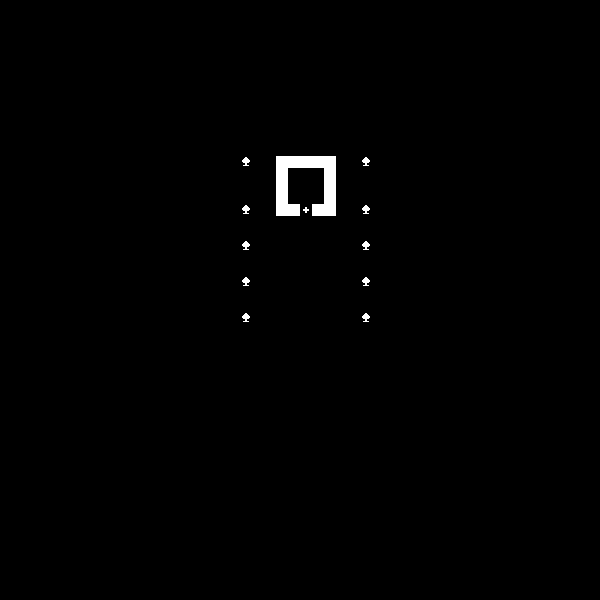

Tiled map render using the project's own tile images. Description and the whole map definition, tile-layer contents included, below:
An orthogonal 50x50 tile map with 12x12 px tiles, 1 tile layer (Tile Layer 1).

<map version="1.10" tiledversion="1.11.2" orientation="orthogonal" renderorder="right-down" width="50" height="50" tilewidth="12" tileheight="12" infinite="0" nextlayerid="2" nextobjectid="1">
 <tileset firstgid="1" source="../assets/tilemap/tilemap.tsx" />
 <layer id="1" name="Tile Layer 1" width="50" height="50">
  <data encoding="csv">
0,0,0,0,0,0,0,0,0,0,0,0,0,0,0,0,0,0,0,0,0,0,0,0,0,0,0,0,0,0,0,0,0,0,0,0,0,0,0,0,0,0,0,0,0,0,0,0,0,0,
0,0,0,0,0,0,0,0,0,0,0,0,0,0,0,0,0,0,0,0,0,0,0,0,0,0,0,0,0,0,0,0,0,0,0,0,0,0,0,0,0,0,0,0,0,0,0,0,0,0,
0,0,0,0,0,0,0,0,0,0,0,0,0,0,0,0,0,0,0,0,0,0,0,0,0,0,0,0,0,0,0,0,0,0,0,0,0,0,0,0,0,0,0,0,0,0,0,0,0,0,
0,0,0,0,0,0,0,0,0,0,0,0,0,0,0,0,0,0,0,0,0,0,0,0,0,0,0,0,0,0,0,0,0,0,0,0,0,0,0,0,0,0,0,0,0,0,0,0,0,0,
0,0,0,0,0,0,0,0,0,0,0,0,0,0,0,0,0,0,0,0,0,0,0,0,0,0,0,0,0,0,0,0,0,0,0,0,0,0,0,0,0,0,0,0,0,0,0,0,0,0,
0,0,0,0,0,0,0,0,0,0,0,0,0,0,0,0,0,0,0,0,0,0,0,0,0,0,0,0,0,0,0,0,0,0,0,0,0,0,0,0,0,0,0,0,0,0,0,0,0,0,
0,0,0,0,0,0,0,0,0,0,0,0,0,0,0,0,0,0,0,0,0,0,0,0,0,0,0,0,0,0,0,0,0,0,0,0,0,0,0,0,0,0,0,0,0,0,0,0,0,0,
0,0,0,0,0,0,0,0,0,0,0,0,0,0,0,0,0,0,0,0,0,0,0,0,0,0,0,0,0,0,0,0,0,0,0,0,0,0,0,0,0,0,0,0,0,0,0,0,0,0,
0,0,0,0,0,0,0,0,0,0,0,0,0,0,0,0,0,0,0,0,0,0,0,0,0,0,0,0,0,0,0,0,0,0,0,0,0,0,0,0,0,0,0,0,0,0,0,0,0,0,
0,0,0,0,0,0,0,0,0,0,0,0,0,0,0,0,0,0,0,0,0,0,0,0,0,0,0,0,0,0,0,0,0,0,0,0,0,0,0,0,0,0,0,0,0,0,0,0,0,0,
0,0,0,0,0,0,0,0,0,0,0,0,0,0,0,0,0,0,0,0,0,0,0,0,0,0,0,0,0,0,0,0,0,0,0,0,0,0,0,0,0,0,0,0,0,0,0,0,0,0,
0,0,0,0,0,0,0,0,0,0,0,0,0,0,0,0,0,0,0,0,0,0,0,0,0,0,0,0,0,0,0,0,0,0,0,0,0,0,0,0,0,0,0,0,0,0,0,0,0,0,
0,0,0,0,0,0,0,0,0,0,0,0,0,0,0,0,0,0,0,0,0,0,0,0,0,0,0,0,0,0,0,0,0,0,0,0,0,0,0,0,0,0,0,0,0,0,0,0,0,0,
0,0,0,0,0,0,0,0,0,0,0,0,0,0,0,0,0,0,0,0,7,0,0,220,220,220,220,220,0,0,7,0,0,0,0,0,0,0,0,0,0,0,0,0,0,0,0,0,0,0,
0,0,0,0,0,0,0,0,0,0,0,0,0,0,0,0,0,0,0,0,0,0,0,220,0,1,0,220,0,0,0,0,0,0,0,0,0,0,0,0,0,0,0,0,0,0,0,0,0,0,
0,0,0,0,0,0,0,0,0,0,0,0,0,0,0,0,0,0,0,0,0,0,0,220,0,1,0,220,0,0,0,0,0,0,0,0,0,0,0,0,0,0,0,0,0,0,0,0,0,0,
0,0,0,0,0,0,0,0,0,0,0,0,0,0,0,0,0,0,0,0,0,0,0,220,0,0,0,220,0,0,0,0,0,0,0,0,0,0,0,0,0,0,0,0,0,0,0,0,0,0,
0,0,0,0,0,0,0,0,0,0,0,0,0,0,0,0,0,0,0,0,7,0,0,220,220,44,220,220,0,0,7,0,0,0,0,0,0,0,0,0,0,0,0,0,0,0,0,0,0,0,
0,0,0,0,0,0,0,0,0,0,0,0,0,0,0,0,0,0,0,0,0,0,0,0,0,0,0,0,0,0,0,0,0,0,0,0,0,0,0,0,0,0,0,0,0,0,0,0,0,0,
0,0,0,0,0,0,0,0,0,0,0,0,0,0,0,0,0,0,0,0,0,0,0,0,0,0,0,0,0,0,0,0,0,0,0,0,0,0,0,0,0,0,0,0,0,0,0,0,0,0,
0,0,0,0,0,0,0,0,0,0,0,0,0,0,0,0,0,0,0,0,7,0,0,0,0,0,0,0,0,0,7,0,0,0,0,0,0,0,0,0,0,0,0,0,0,0,0,0,0,0,
0,0,0,0,0,0,0,0,0,0,0,0,0,0,0,0,0,0,0,0,0,0,0,0,0,0,0,0,0,0,0,0,0,0,0,0,0,0,0,0,0,0,0,0,0,0,0,0,0,0,
0,0,0,0,0,0,0,0,0,0,0,0,0,0,0,0,0,0,0,0,1,0,0,0,0,0,0,0,0,0,1,0,0,0,0,0,0,0,0,0,0,0,0,0,0,0,0,0,0,0,
0,0,0,0,0,0,0,0,0,0,0,0,0,0,0,0,0,0,0,0,7,0,0,0,0,0,0,0,0,0,7,0,0,0,0,0,0,0,0,0,0,0,0,0,0,0,0,0,0,0,
0,0,0,0,0,0,0,0,0,0,0,0,0,0,0,0,0,0,0,0,0,0,0,0,0,0,0,0,0,0,0,0,0,0,0,0,0,0,0,0,0,0,0,0,0,0,0,0,0,0,
0,0,0,0,0,0,0,0,0,0,0,0,0,0,0,0,0,0,0,0,0,0,0,0,0,0,0,0,0,0,0,0,0,0,0,0,0,0,0,0,0,0,0,0,0,0,0,0,0,0,
0,0,0,0,0,0,0,0,0,0,0,0,0,0,0,0,0,0,0,0,7,0,0,0,0,0,0,0,0,0,7,0,0,0,0,0,0,0,0,0,0,0,0,0,0,0,0,0,0,0,
0,0,0,0,0,0,0,0,0,0,0,0,0,0,0,0,0,0,0,0,0,0,0,0,0,0,0,0,0,0,0,0,0,0,0,0,0,0,0,0,0,0,0,0,0,0,0,0,0,0,
0,0,0,0,0,0,0,0,0,0,0,0,0,0,0,0,0,0,0,0,0,0,0,0,0,0,0,0,0,0,0,0,0,0,0,0,0,0,0,0,0,0,0,0,0,0,0,0,0,0,
0,0,0,0,0,0,0,0,0,0,0,0,0,0,0,0,0,0,0,0,0,0,0,0,0,0,0,0,0,0,0,0,0,0,0,0,0,0,0,0,0,0,0,0,0,0,0,0,0,0,
0,0,0,0,0,0,0,0,0,0,0,0,0,0,0,0,0,0,0,0,0,0,0,0,0,0,0,0,0,0,0,0,0,0,0,0,0,0,0,0,0,0,0,0,0,0,0,0,0,0,
0,0,0,0,0,0,0,0,0,0,0,0,0,0,0,0,0,0,0,0,0,0,0,0,0,0,0,0,0,0,0,0,0,0,0,0,0,0,0,0,0,0,0,0,0,0,0,0,0,0,
0,0,0,0,0,0,0,0,0,0,0,0,0,0,0,0,0,0,0,0,0,0,0,0,0,0,0,0,0,0,0,0,0,0,0,0,0,0,0,0,0,0,0,0,0,0,0,0,0,0,
0,0,0,0,0,0,0,0,0,0,0,0,0,0,0,0,0,0,0,0,0,0,0,0,0,0,0,0,0,0,0,0,0,0,0,0,0,0,0,0,0,0,0,0,0,0,0,0,0,0,
0,0,0,0,0,0,0,0,0,0,0,0,0,0,0,0,0,0,0,0,0,0,0,0,0,0,0,0,0,0,0,0,0,0,0,0,0,0,0,0,0,0,0,0,0,0,0,0,0,0,
0,0,0,0,0,0,0,0,0,0,0,0,0,0,0,0,0,0,0,0,0,0,0,0,0,0,0,0,0,0,0,0,0,0,0,0,0,0,0,0,0,0,0,0,0,0,0,0,0,0,
0,0,0,0,0,0,0,0,0,0,0,0,0,0,0,0,0,0,0,0,0,0,0,0,0,0,0,0,0,0,0,0,0,0,0,0,0,0,0,0,0,0,0,0,0,0,0,0,0,0,
0,0,0,0,0,0,0,0,0,0,0,0,0,0,0,0,0,0,0,0,0,0,0,0,0,0,0,0,0,0,0,0,0,0,0,0,0,0,0,0,0,0,0,0,0,0,0,0,0,0,
0,0,0,0,0,0,0,0,0,0,0,0,0,0,0,0,0,0,0,0,0,0,0,0,0,0,0,0,0,0,0,0,0,0,0,0,0,0,0,0,0,0,0,0,0,0,0,0,0,0,
0,0,0,0,0,0,0,0,0,0,0,0,0,0,0,0,0,0,0,0,0,0,0,0,0,0,0,0,0,0,0,0,0,0,0,0,0,0,0,0,0,0,0,0,0,0,0,0,0,0,
0,0,0,0,0,0,0,0,0,0,0,0,0,0,0,0,0,0,0,0,0,0,0,0,0,0,0,0,0,0,0,0,0,0,0,0,0,0,0,0,0,0,0,0,0,0,0,0,0,0,
0,0,0,0,0,0,0,0,0,0,0,0,0,0,0,0,0,0,0,0,0,0,0,0,0,0,0,0,0,0,0,0,0,0,0,0,0,0,0,0,0,0,0,0,0,0,0,0,0,0,
0,0,0,0,0,0,0,0,0,0,0,0,0,0,0,0,0,0,0,0,0,0,0,0,0,0,0,0,0,0,0,0,0,0,0,0,0,0,0,0,0,0,0,0,0,0,0,0,0,0,
0,0,0,0,0,0,0,0,0,0,0,0,0,0,0,0,0,0,0,0,0,0,0,0,0,0,0,0,0,0,0,0,0,0,0,0,0,0,0,0,0,0,0,0,0,0,0,0,0,0,
0,0,0,0,0,0,0,0,0,0,0,0,0,0,0,0,0,0,0,0,0,0,0,0,0,0,0,0,0,0,0,0,0,0,0,0,0,0,0,0,0,0,0,0,0,0,0,0,0,0,
0,0,0,0,0,0,0,0,0,0,0,0,0,0,0,0,0,0,0,0,0,0,0,0,0,0,0,0,0,0,0,0,0,0,0,0,0,0,0,0,0,0,0,0,0,0,0,0,0,0,
0,0,0,0,0,0,0,0,0,0,0,0,0,0,0,0,0,0,0,0,0,0,0,0,0,0,0,0,0,0,0,0,0,0,0,0,0,0,0,0,0,0,0,0,0,0,0,0,0,0,
0,0,0,0,0,0,0,0,0,0,0,0,0,0,0,0,0,0,0,0,0,0,0,0,0,0,0,0,0,0,0,0,0,0,0,0,0,0,0,0,0,0,0,0,0,0,0,0,0,0,
0,0,0,0,0,0,0,0,0,0,0,0,0,0,0,0,0,0,0,0,0,0,0,0,0,0,0,0,0,0,0,0,0,0,0,0,0,0,0,0,0,0,0,0,0,0,0,0,0,0,
0,0,0,0,0,0,0,0,0,0,0,0,0,0,0,0,0,0,0,0,0,0,0,0,0,0,0,0,0,0,0,0,0,0,0,0,0,0,0,0,0,0,0,0,0,0,0,0,0,0
</data>
 </layer>
</map>
